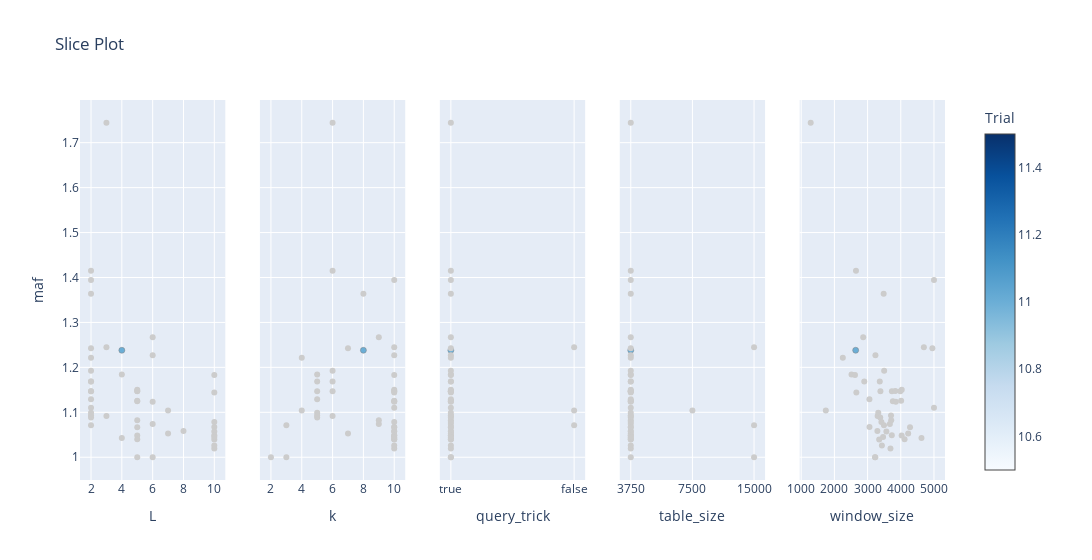

The code cell stored with this chart in its notebook:
### Code cell
plot_slice(lsh_study, target = lambda t: t.values[0], target_name = 'maf')

### Figure 1 — Plotly figure (JSON) as saved in the notebook; plotly's stock layout.template omitted (floating-point values rounded to 4 significant figures)
{"data": [{"marker": {"color": [11], "colorbar": {"title": {"text": "Trial"}, "x": 1, "xpad": 40}, "colorscale": [[0, "rgb(247,251,255)"], [0.125, "rgb(222,235,247)"], [0.25, "rgb(198,219,239)"], [0.375, "rgb(158,202,225)"], [0.5, "rgb(107,174,214)"], [0.625, "rgb(66,146,198)"], [0.75, "rgb(33,113,181)"], [0.875, "rgb(8,81,156)"], [1, "rgb(8,48,107)"]], "line": {"color": "Grey", "width": 0.5}, "showscale": true}, "mode": "markers", "name": "Feasible Trial", "showlegend": false, "type": "scatter", "x": [4], "xaxis": "x", "y": [1.238], "yaxis": "y"}, {"marker": {"color": "#cccccc"}, "mode": "markers", "name": "Infeasible Trial", "showlegend": false, "type": "scatter", "x": [6, 7, 8, 5, 2, 4, 2, 6, 7, 3, 6, 6, 3, 2, 5, 5, 2, 2, 5, 5, 5, 5, 5, 3, 2, 2, 6, 4, 2, 2, 10, 10, 2, 2, 10, 2, 2, 2, 5, 10, 10, 5, 2, 2, 10, 10, 10, 10, 10], "xaxis": "x", "y": [1, 1.053, 1.058, 1, 1.071, 1.184, 1.221, 1.074, 1.104, 1.245, 1.227, 1.267, 1.744, 1.169, 1.125, 1.082, 1.415, 1.147, 1.147, 1.067, 1.126, 1.148, 1.15, 1.092, 1.193, 1.364, 1.123, 1.043, 1.089, 1.169, 1.144, 1.067, 1.11, 1.242, 1.183, 1.099, 1.394, 1.093, 1.049, 1.057, 1.049, 1.04, 1.129, 1.147, 1.02, 1.078, 1.039, 1.045, 1.026], "yaxis": "y"}, {"marker": {"color": [11], "colorbar": {"title": {"text": "Trial"}, "x": 1, "xpad": 40}, "colorscale": [[0, "rgb(247,251,255)"], [0.125, "rgb(222,235,247)"], [0.25, "rgb(198,219,239)"], [0.375, "rgb(158,202,225)"], [0.5, "rgb(107,174,214)"], [0.625, "rgb(66,146,198)"], [0.75, "rgb(33,113,181)"], [0.875, "rgb(8,81,156)"], [1, "rgb(8,48,107)"]], "line": {"color": "Grey", "width": 0.5}, "showscale": false}, "mode": "markers", "name": "Feasible Trial", "showlegend": false, "type": "scatter", "x": [8], "xaxis": "x2", "y": [1.238], "yaxis": "y2"}, {"marker": {"color": "#cccccc"}, "mode": "markers", "name": "Infeasible Trial", "showlegend": false, "type": "scatter", "x": [2, 7, 10, 3, 3, 5, 4, 9, 4, 10, 10, 9, 6, 6, 10, 9, 6, 6, 10, 10, 10, 10, 10, 6, 6, 8, 10, 10, 5, 5, 10, 10, 10, 7, 10, 5, 10, 5, 10, 10, 10, 10, 5, 5, 10, 10, 10, 10, 10], "xaxis": "x2", "y": [1, 1.053, 1.058, 1, 1.071, 1.184, 1.221, 1.074, 1.104, 1.245, 1.227, 1.267, 1.744, 1.169, 1.125, 1.082, 1.415, 1.147, 1.147, 1.067, 1.126, 1.148, 1.15, 1.092, 1.193, 1.364, 1.123, 1.043, 1.089, 1.169, 1.144, 1.067, 1.11, 1.242, 1.183, 1.099, 1.394, 1.093, 1.049, 1.057, 1.049, 1.04, 1.129, 1.147, 1.02, 1.078, 1.039, 1.045, 1.026], "yaxis": "y2"}, {"marker": {"color": [11], "colorbar": {"title": {"text": "Trial"}, "x": 1, "xpad": 40}, "colorscale": [[0, "rgb(247,251,255)"], [0.125, "rgb(222,235,247)"], [0.25, "rgb(198,219,239)"], [0.375, "rgb(158,202,225)"], [0.5, "rgb(107,174,214)"], [0.625, "rgb(66,146,198)"], [0.75, "rgb(33,113,181)"], [0.875, "rgb(8,81,156)"], [1, "rgb(8,48,107)"]], "line": {"color": "Grey", "width": 0.5}, "showscale": false}, "mode": "markers", "name": "Feasible Trial", "showlegend": false, "type": "scatter", "x": [true], "xaxis": "x3", "y": [1.238], "yaxis": "y3"}, {"marker": {"color": "#cccccc"}, "mode": "markers", "name": "Infeasible Trial", "showlegend": false, "type": "scatter", "x": [true, true, true, true, false, true, true, true, false, false, true, true, true, true, true, true, true, true, true, true, true, true, true, true, true, true, true, true, true, true, true, true, true, true, true, true, true, true, true, true, true, true, true, true, true, true, true, true, true], "xaxis": "x3", "y": [1, 1.053, 1.058, 1, 1.071, 1.184, 1.221, 1.074, 1.104, 1.245, 1.227, 1.267, 1.744, 1.169, 1.125, 1.082, 1.415, 1.147, 1.147, 1.067, 1.126, 1.148, 1.15, 1.092, 1.193, 1.364, 1.123, 1.043, 1.089, 1.169, 1.144, 1.067, 1.11, 1.242, 1.183, 1.099, 1.394, 1.093, 1.049, 1.057, 1.049, 1.04, 1.129, 1.147, 1.02, 1.078, 1.039, 1.045, 1.026], "yaxis": "y3"}, {"marker": {"color": [11], "colorbar": {"title": {"text": "Trial"}, "x": 1, "xpad": 40}, "colorscale": [[0, "rgb(247,251,255)"], [0.125, "rgb(222,235,247)"], [0.25, "rgb(198,219,239)"], [0.375, "rgb(158,202,225)"], [0.5, "rgb(107,174,214)"], [0.625, "rgb(66,146,198)"], [0.75, "rgb(33,113,181)"], [0.875, "rgb(8,81,156)"], [1, "rgb(8,48,107)"]], "line": {"color": "Grey", "width": 0.5}, "showscale": false}, "mode": "markers", "name": "Feasible Trial", "showlegend": false, "type": "scatter", "x": [3750], "xaxis": "x4", "y": [1.238], "yaxis": "y4"}, {"marker": {"color": "#cccccc"}, "mode": "markers", "name": "Infeasible Trial", "showlegend": false, "type": "scatter", "x": [3750, 3750, 3750, 15000, 15000, 3750, 3750, 3750, 7500, 15000, 3750, 3750, 3750, 3750, 3750, 3750, 3750, 3750, 3750, 3750, 3750, 3750, 3750, 3750, 3750, 3750, 3750, 3750, 3750, 3750, 3750, 3750, 3750, 3750, 3750, 3750, 3750, 3750, 3750, 3750, 3750, 3750, 3750, 3750, 3750, 3750, 3750, 3750, 3750], "xaxis": "x4", "y": [1, 1.053, 1.058, 1, 1.071, 1.184, 1.221, 1.074, 1.104, 1.245, 1.227, 1.267, 1.744, 1.169, 1.125, 1.082, 1.415, 1.147, 1.147, 1.067, 1.126, 1.148, 1.15, 1.092, 1.193, 1.364, 1.123, 1.043, 1.089, 1.169, 1.144, 1.067, 1.11, 1.242, 1.183, 1.099, 1.394, 1.093, 1.049, 1.057, 1.049, 1.04, 1.129, 1.147, 1.02, 1.078, 1.039, 1.045, 1.026], "yaxis": "y4"}, {"marker": {"color": [11], "colorbar": {"title": {"text": "Trial"}, "x": 1, "xpad": 40}, "colorscale": [[0, "rgb(247,251,255)"], [0.125, "rgb(222,235,247)"], [0.25, "rgb(198,219,239)"], [0.375, "rgb(158,202,225)"], [0.5, "rgb(107,174,214)"], [0.625, "rgb(66,146,198)"], [0.75, "rgb(33,113,181)"], [0.875, "rgb(8,81,156)"], [1, "rgb(8,48,107)"]], "line": {"color": "Grey", "width": 0.5}, "showscale": false}, "mode": "markers", "name": "Feasible Trial", "showlegend": false, "type": "scatter", "x": [2641], "xaxis": "x5", "y": [1.238], "yaxis": "y5"}, {"marker": {"color": "#cccccc"}, "mode": "markers", "name": "Infeasible Trial", "showlegend": false, "type": "scatter", "x": [3224, 4222, 3295, 3231, 3493, 2516, 2254, 3672, 1742, 4695, 3236, 2868, 1286, 2900, 3761, 3711, 2650, 3732, 3987, 4278, 4011, 3836, 4028, 3303, 3499, 3484, 3851, 4623, 3380, 3367, 2661, 3057, 5000, 4951, 2620, 3322, 5000, 3706, 4026, 3566, 3729, 4114, 3055, 3386, 3689, 3416, 3349, 3466, 3431], "xaxis": "x5", "y": [1, 1.053, 1.058, 1, 1.071, 1.184, 1.221, 1.074, 1.104, 1.245, 1.227, 1.267, 1.744, 1.169, 1.125, 1.082, 1.415, 1.147, 1.147, 1.067, 1.126, 1.148, 1.15, 1.092, 1.193, 1.364, 1.123, 1.043, 1.089, 1.169, 1.144, 1.067, 1.11, 1.242, 1.183, 1.099, 1.394, 1.093, 1.049, 1.057, 1.049, 1.04, 1.129, 1.147, 1.02, 1.078, 1.039, 1.045, 1.026], "yaxis": "y5"}], "layout": {"title": {"text": "Slice Plot"}, "width": 1500, "xaxis": {"anchor": "y", "domain": [0, 0.168], "title": {"text": "L"}}, "xaxis2": {"anchor": "y2", "domain": [0.208, 0.376], "title": {"text": "k"}}, "xaxis3": {"anchor": "y3", "categoryarray": [true, false], "categoryorder": "array", "domain": [0.416, 0.584], "title": {"text": "query_trick"}, "type": "category"}, "xaxis4": {"anchor": "y4", "categoryarray": [3750, 7500, 15000], "categoryorder": "array", "domain": [0.624, 0.792], "title": {"text": "table_size"}, "type": "category"}, "xaxis5": {"anchor": "y5", "domain": [0.832, 1], "title": {"text": "window_size"}}, "yaxis": {"anchor": "x", "domain": [0, 1], "title": {"text": "maf"}}, "yaxis2": {"anchor": "x2", "domain": [0, 1], "matches": "y", "showticklabels": false}, "yaxis3": {"anchor": "x3", "domain": [0, 1], "matches": "y", "showticklabels": false}, "yaxis4": {"anchor": "x4", "domain": [0, 1], "matches": "y", "showticklabels": false}, "yaxis5": {"anchor": "x5", "domain": [0, 1], "matches": "y", "showticklabels": false}}}
